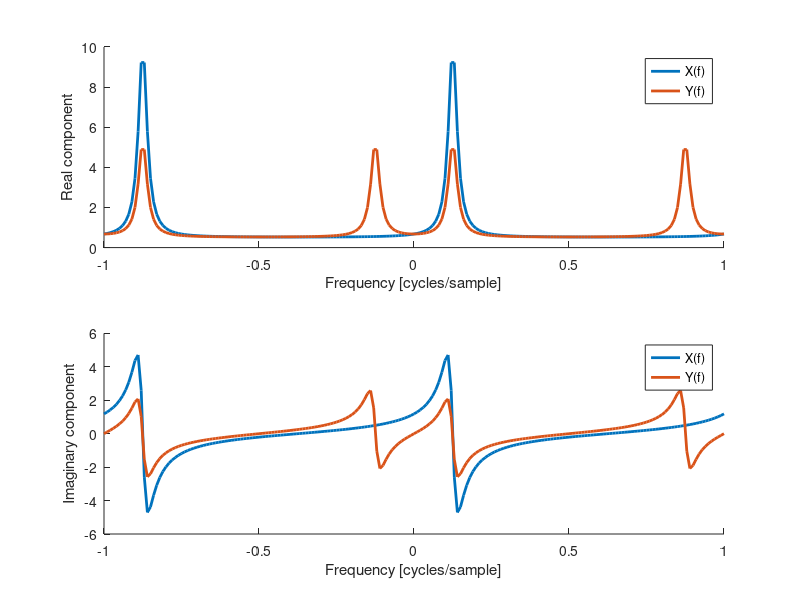
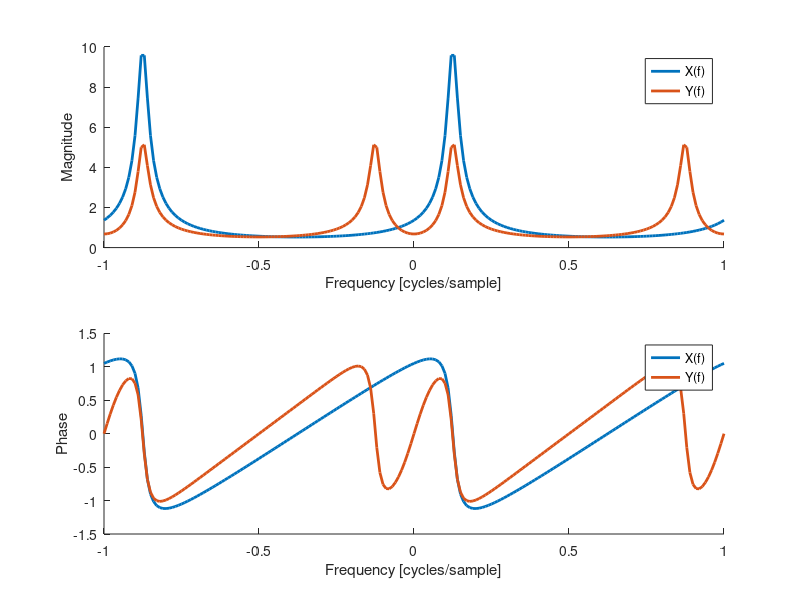

MATLAB code to generate these figures, in order:
F=[-1:0.01:1];
 X=1./(1-0.9*exp(-i*2*pi*(F-(1./8))));
 Y=0.5*(1./(1-0.9*exp(-i*2*pi*(F-(1./8)))))+(0.5*conj(1./(1-0.9*exp(-i*2*pi*(-F-(1./8))))));
 figure(1);
 clf;
 subplot(211)
 hold on
 plot(F,real(X),'LineWidth',2);
 plot(F,real(Y),'LineWidth',2);
 xlabel('Frequency [cycles/sample]');
 ylabel('Real component');
 legend('X(f)','Y(f)');
 hold off
 subplot(212)
 hold on
 plot(F,imag(X),'LineWidth',2);
 plot(F,imag(Y),'LineWidth',2);
 xlabel('Frequency [cycles/sample]');
 ylabel('Imaginary component');
 legend('X(f)','Y(f)');
 hold off
 print -dpng realImagHW4-5.png
 figure(2);
 clf;
 subplot(211)
 hold on
 plot(F,abs(X),'LineWidth',2);
 plot(F,abs(Y),'LineWidth',2);
 xlabel('Frequency [cycles/sample]');
 ylabel('Magnitude');
 legend('X(f)','Y(f)');
 hold off
 subplot(212)
 hold on
 plot(F,angle(X),'LineWidth',2);
 plot(F,angle(Y),'LineWidth',2);
 xlabel('Frequency [cycles/sample]');
 ylabel('Phase');
 legend('X(f)','Y(f)');
 hold off
 print -dpng magPhaseHW4-5.png